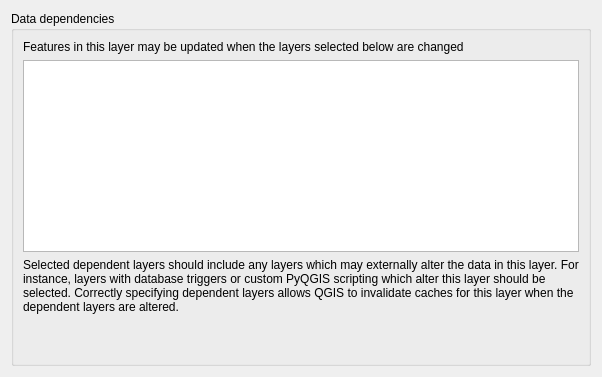
         <widget class="QWidget" name="mOptsPage_DataDependencies">
          <layout class="QVBoxLayout" name="verticalLayout_29">
           <item>
            <widget class="QGroupBox" name="groupBox_5">
             <property name="title">
              <string>Data dependencies</string>
             </property>
             <layout class="QVBoxLayout" name="verticalLayout_24">
              <item>
               <widget class="QLabel" name="label1">
                <property name="text">
                 <string>Features in this layer may be updated when the layers selected below are changed</string>
                </property>
                <property name="wordWrap">
                 <bool>true</bool>
                </property>
               </widget>
              </item>
              <item>
               <widget class="QgsLayerTreeView" name="mLayersDependenciesTreeView">
                <property name="enabled">
                 <bool>true</bool>
                </property>
               </widget>
              </item>
              <item>
               <widget class="QLabel" name="label_4">
                <property name="text">
                 <string>Selected dependent layers should include any layers which may externally alter the data in this layer. For instance, layers with database triggers or custom PyQGIS scripting which alter this layer should be selected. Correctly specifying dependent layers allows QGIS to invalidate caches for this layer when the dependent layers are altered.</string>
                </property>
                <property name="wordWrap">
                 <bool>true</bool>
                </property>
               </widget>
              </item>
              <item>
               <spacer name="verticalSpacer_4">
                <property name="orientation">
                 <enum>Qt::Vertical</enum>
                </property>
                <property name="sizeHint" stdset="0">
                 <size>
                  <width>20</width>
                  <height>40</height>
                 </size>
                </property>
               </spacer>
              </item>
             </layout>
            </widget>
           </item>
          </layout>
         </widget>
